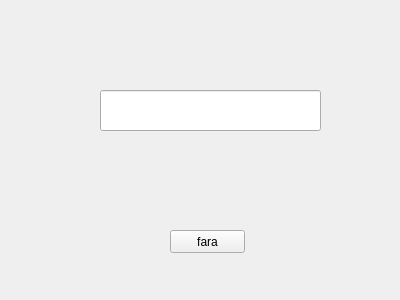
<?xml version="1.0" encoding="UTF-8"?>
<ui version="4.0">
 <class>Form</class>
 <widget class="QWidget" name="Form">
  <property name="geometry">
   <rect>
    <x>0</x>
    <y>0</y>
    <width>400</width>
    <height>300</height>
   </rect>
  </property>
  <property name="windowTitle">
   <string>Form</string>
  </property>
  <widget class="QLineEdit" name="lineEdit">
   <property name="geometry">
    <rect>
     <x>100</x>
     <y>90</y>
     <width>221</width>
     <height>41</height>
    </rect>
   </property>
  </widget>
  <widget class="QPushButton" name="pushButton">
   <property name="geometry">
    <rect>
     <x>170</x>
     <y>230</y>
     <width>75</width>
     <height>23</height>
    </rect>
   </property>
   <property name="text">
    <string>fara</string>
   </property>
  </widget>
 </widget>
 <resources/>
 <connections/>
</ui>
